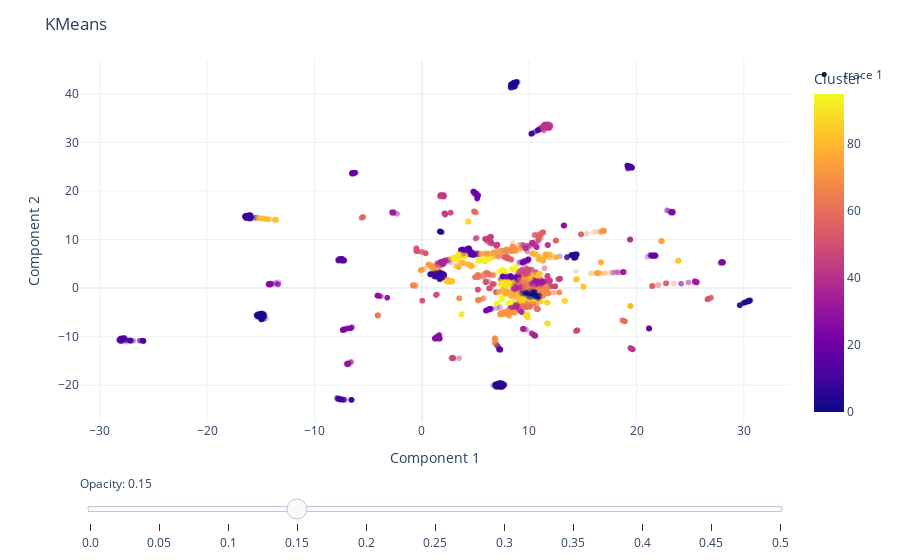

Here is the notebook cell this chart was saved with:
### Code cell
# Plot the training points
fig = px.scatter(
    data_frame = train_df,
    x = "Component 1",
    y = "Component 2",
    color = "Cluster",
    hover_data = ["taxon_id", "Target"],
    opacity = 0.3
) 

# Add the test points as a scatter trace
fig.add_trace(
    go.Scatter(
        x=test_df["Component 1"],  # x coordinates
        y=test_df["Component 2"],  # y coordinates
        mode='markers',
        marker=dict(
            color='black',  
            size=5,  
            opacity=1.0 
        ),
        text=test_df["Target"]  # marker hover text
    )
)

# Opacity slider
steps = []
for i in range(11):  # 0 to 1 in steps of 0.1
    step = dict(
        method="restyle",
        args=[{"marker.opacity": [i/20]}, [0]],  # Adjust opacity of the first trace only
        label=str(i/20)
    )
    steps.append(step)
sliders = [dict(
    active=3,  # initial value corresponding to opacity=0.3
    currentvalue={"prefix": "Opacity: "},
    pad={"t": 50},
    steps=steps
)]

fig.update_layout(
    sliders=sliders,
    title="KMeans",
    template="plotly_white"
)

fig.show()

### Figure 1 — Plotly figure (JSON) as saved in the notebook; plotly's stock layout.template omitted (floating-point values rounded to 4 significant figures; data arrays with more than 128 entries replaced by an {"elided": "..."} marker saying what was removed)
{"data": [{"customdata": {"elided": "8432x2 str values"}, "hovertemplate": "Component 1=%{x}<br>Component 2=%{y}<br>taxon_id=%{customdata[0]}<br>Target=%{customdata[1]}<br>Cluster=%{marker.color}<extra></extra>", "legendgroup": "", "marker": {"color": {"elided": "8432 int values"}, "coloraxis": "coloraxis", "opacity": 0.3, "symbol": "circle"}, "mode": "markers", "name": "", "showlegend": false, "type": "scattergl", "x": {"elided": "8432 float values"}, "xaxis": "x", "y": {"elided": "8432 float values"}, "yaxis": "y"}, {"marker": {"color": "black", "opacity": 1, "size": 5}, "mode": "markers", "text": ["unknown", "unknown", "unknown", "unknown", "unknown", "unknown", "unknown", "unknown", "unknown", "unknown", "unknown", "unknown", "unknown", "unknown", "unknown", "unknown", "unknown", "unknown", "unknown", "unknown", "unknown", "unknown", "unknown"], "type": "scatter", "x": [10.13, 11.51, 10.05, 10.24, 10.38, 11.07, 9.803, 10.11, 11.13, 9.975, 10.47, 11.12, 10.7, 10.18, 9.953, 11.37, 9.94, 10.93, 9.834, 10.41, 10.67, 10.58, 11.13], "y": [-0.2075, -0.7723, 0.6862, 0.6182, -0.3618, -0.5279, 1.414, 0.04299, -1.002, 0.5466, 0.0106, -1.051, -1.791, 1.107, 1.035, -0.6104, 1.432, -0.7124, 0.5466, 0.06354, 0.5746, 0.4698, -0.874]}], "layout": {"coloraxis": {"colorbar": {"title": {"text": "Cluster"}}, "colorscale": [[0, "#0d0887"], [0.1111, "#46039f"], [0.2222, "#7201a8"], [0.3333, "#9c179e"], [0.4444, "#bd3786"], [0.5556, "#d8576b"], [0.6667, "#ed7953"], [0.7778, "#fb9f3a"], [0.8889, "#fdca26"], [1, "#f0f921"]]}, "legend": {"tracegroupgap": 0}, "margin": {"t": 60}, "sliders": [{"active": 3, "currentvalue": {"prefix": "Opacity: "}, "pad": {"t": 50}, "steps": [{"args": [{"marker.opacity": [0]}, [0]], "label": "0.0", "method": "restyle"}, {"args": [{"marker.opacity": [0.05]}, [0]], "label": "0.05", "method": "restyle"}, {"args": [{"marker.opacity": [0.1]}, [0]], "label": "0.1", "method": "restyle"}, {"args": [{"marker.opacity": [0.15]}, [0]], "label": "0.15", "method": "restyle"}, {"args": [{"marker.opacity": [0.2]}, [0]], "label": "0.2", "method": "restyle"}, {"args": [{"marker.opacity": [0.25]}, [0]], "label": "0.25", "method": "restyle"}, {"args": [{"marker.opacity": [0.3]}, [0]], "label": "0.3", "method": "restyle"}, {"args": [{"marker.opacity": [0.35]}, [0]], "label": "0.35", "method": "restyle"}, {"args": [{"marker.opacity": [0.4]}, [0]], "label": "0.4", "method": "restyle"}, {"args": [{"marker.opacity": [0.45]}, [0]], "label": "0.45", "method": "restyle"}, {"args": [{"marker.opacity": [0.5]}, [0]], "label": "0.5", "method": "restyle"}]}], "title": {"text": "KMeans"}, "xaxis": {"anchor": "y", "domain": [0, 1], "title": {"text": "Component 1"}}, "yaxis": {"anchor": "x", "domain": [0, 1], "title": {"text": "Component 2"}}}}
